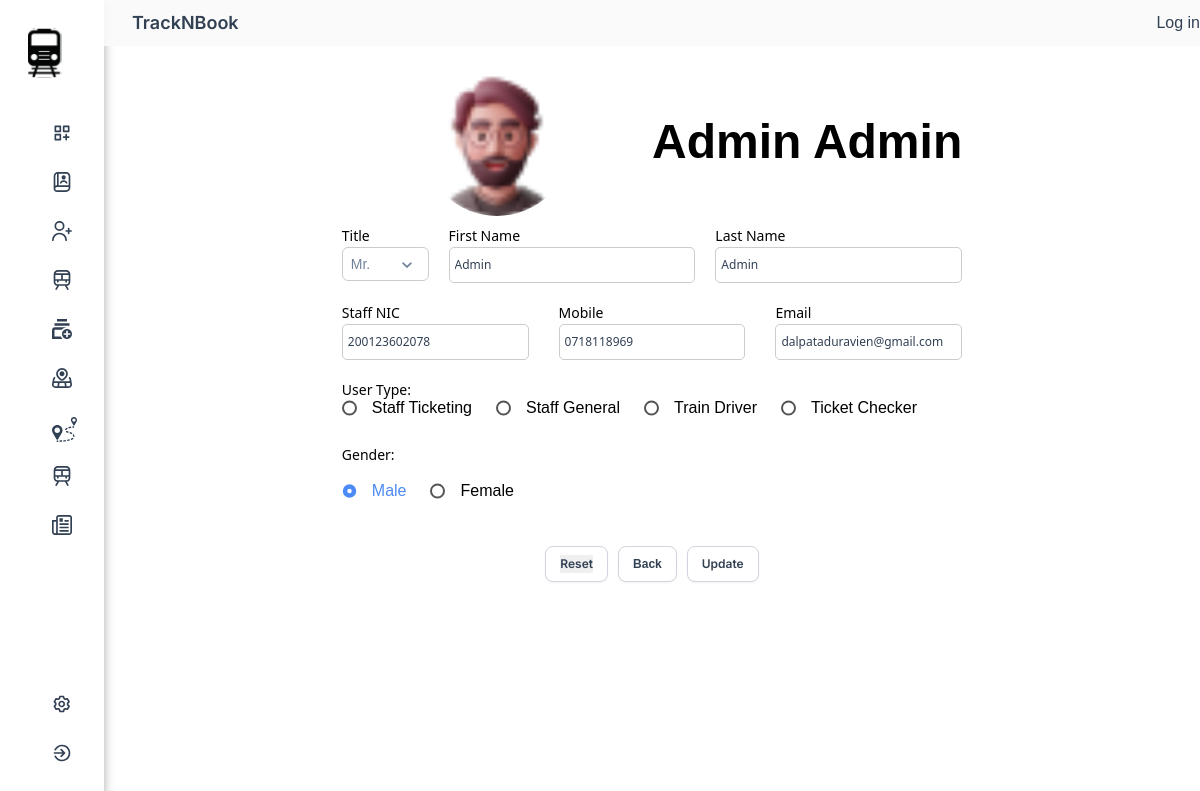
Before: /public/admin/updateUser/2 with the older database file.
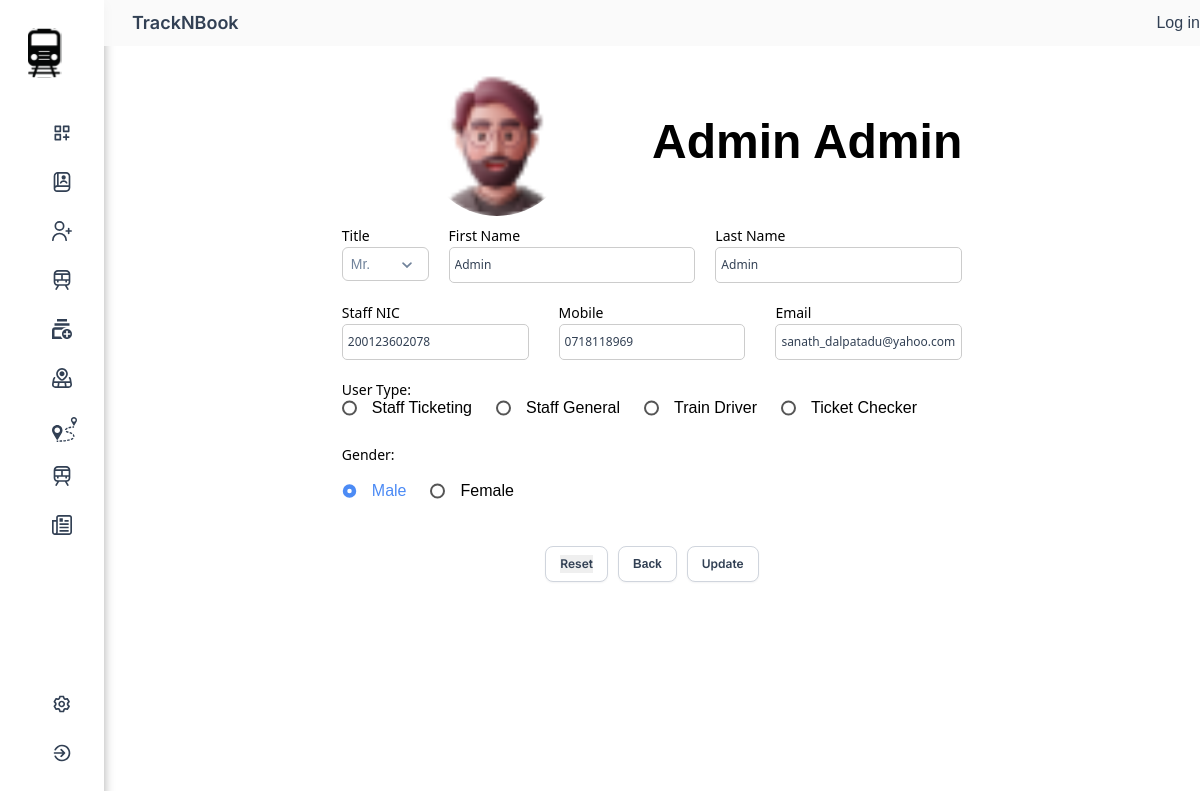
After: the same page with the newer database file.
### tables this page shows
CREATE TABLE `tbl_user` (
  `user_id` int(11) NOT NULL,
  `user_title` varchar(10) NOT NULL,
  `user_first_name` varchar(50) NOT NULL,
  `user_last_name` varchar(50) NOT NULL,
  `user_phone_number` varchar(13) NOT NULL,
  `user_type` varchar(20) NOT NULL,
  `user_gender` varchar(10) NOT NULL,
  `user_email` varchar(50) NOT NULL,
  `user_nic` bigint(20) NOT NULL,
  `user_is_email_verified` tinyint(1) NOT NULL
);

### private/controllers/Admin.php (called while the page is built, shortened)
<?php
class Admin extends Controller
{
    function updateUser($id = '')
    {
        $user = new Users();
        $data = array();
        $data['user'] = $user->whereOne('user_id', $id);
        $this->view('update.user.admin', $data);
    }
}

### private/core/app.php (called while the page is built, shortened)
<?php
class App
{
    protected $method = 'index';
    public function __construct()
    {
        try{
            $URL = $this->getURL();
            if (file_exists("../private/controllers/" . $URL[0] . ".php" )) {
                unset( $URL[0]);
            }
            else {
               echo "<pre>";
                print_r($URL);
                echo "</pre>";
                require("../private/views/error404.view.php");
            }
            $this->controller = new $this->controller();
            if (isset($URL[1]) && method_exists($this->controller, $URL[1]))
            {
                $this->method = ucfirst($URL[1]);
                unset( $URL[1]);
            }
            $URL = array_values($URL);
            $this->params = $URL;
            call_user_func_array(array($this->controller,$this->method), $this->params);
        }
        catch(Exception $e)
        {
            die($e->getMessage());
        }
    }
    private function getURL()
    {
        $url = isset($_GET['url']) ? $_GET['url'] : "home";
        return explode("/",  filter_var(trim($url, "/"), FILTER_SANITIZE_URL));
    }
}
?>

### public/index.php (called while the page is built, shortened)
<?php
$app = new App;
?>

### private/core/database.php (called while the page is built, shortened)
<?php
class Database
{
    protected function connect()
    {
        $string = DBDRIVER . ":host=" . DBHOST . ";dbname=" . DBNAME;
        if (!$con = new PDO($string, DBUSER, DBPASS)) {
            die("database connection faild");
        }
        return $con;
    }
    public function query($query, $data = array(), $data_type = "object")
    {
        try {
            $con = $this->connect();
            $stm = $con->prepare($query);
            if ($stm) {
                $check = $stm->execute($data);
                if ($check) {
                    if ($data_type == "object") {
                        $data = $stm->fetchAll(PDO::FETCH_OBJ);
                    } elseif ($data_type == "array") {
                        $data = $stm->fetchAll(PDO::FETCH_ASSOC);
                    }
                    if (is_array($data) && count($data) > 0) {
                        return $data;
                    }
                }
            }
        } catch (PDOException $e) {
            die($e);
        }
        return false;
    }
}

### private/core/model.php (called while the page is built, shortened)
<?php
class Model extends Database
{
    protected $table;
    public function whereOne($column, $value)
    {
        $column = addslashes($column);
        $query = "select * from $this->table where $column = :value";
        $data = $this->query($query, [
            'value' => $value
        ]);
        if (is_array($data)) {
            $data = $data[0];
        }
        return $data;
    }
}

### private/views/update.user.admin.view.php (the view, shortened to what the rows shown need)
<?php
if(!isset($data['errors'])){
    $data['errors'] = array();
}
?>
<body>
    <div class="column-left">
        <main>
            <div class="container">
                <div class="row">
                    <div class="col-8 center-col table profile">
                        <div class="row mb-10">
                            <div class="col-6">
                                <div class="profile-img d-flex flex-column align-items-center justify-content-center">
                                    <img src="<?= ASSETS ?>images/avatar1.png" alt="profile img">
                                </div>
                            </div>
                            <div class="col-6 d-flex align-items-center">
                                <div class="profile-name">
                                    <h2><?=ucfirst($data['user']->user_first_name) . " " . ucfirst($data['user']->user_last_name) ?></h2>
                                </div>
                            </div>
                        </div>
                        <form action="" method="post" class="profile">
                            <div class="row g-20 mb-20">
                                <div class="col-2">
                                    <div class="text-inputs">
                                        <div class="input-text-label">Title</div>
                                        <div class="width-fill">
                                        </div>
                                    </div>
                                </div>
                                <div class="col-5">
                                    <div class="text-inputs">
                                        <div class="input-text-label">First Name</div>
                                        <div class="input-field">
                                            <div class="text">
                                                <input type="text" class="type-here" placeholder="Type here" name="user_first_name" value="<?=$data['user']->user_first_name?>">
                                            </div>
                                        </div>
                                    </div>
                                </div>
                                <div class="col-5">
                                    <div class="text-inputs">
                                        <div class="input-text-label">Last Name</div>
                                        <div class="input-field">
                                            <div class="text">
                                                <input type="text" class="type-here" placeholder="Type here" name="user_last_name" value="<?=$data['user']->user_last_name?>">
                                            </div>
                                        </div>
                                    </div>
                                </div>
                            </div>
                            <div class="row g-30 mb-20">
                                <div class="col-4">
                                    <div class="text-inputs">
                                        <div class="input-text-label">Staff NIC</div>
                                        <div class="input-field">
                                            <div class="text">
                                                <input type="text" class="type-here" placeholder="Type here" name="user_nic" value="<?=$data['user']->user_nic?>">
                                            </div>
                                        </div>
                                    </div>
                                </div>
                                <div class="col-4">
                                    <div class="text-inputs">
                                        <div class="input-text-label">Mobile</div>
                                        <div class="input-field">
                                            <div class="text">
                                                <input type="text" class="type-here" placeholder="Type here" name="user_phone_number" value="<?=$data['user']->user_phone_number?>">
                                            </div>
                                        </div>
                                    </div>
                                </div>
                                <div class="col-4">
                                    <div class="text-inputs">
                                        <div class="input-text-label">Email</div>
                                        <div class="input-field">
                                            <div class="text">
                                                <input type="text" class="type-here" placeholder="Type here" name="user_email" value="<?=$data['user']->user_email?>">
                                            </div>
                                        </div>
                                    </div>
                                </div>
                            </div>
                            <div class="row">
                                <div class="col-4">
                                    <div class="text-inputs">
                                        <div class="input-text-label">User Type:</div>
                                    </div>
                                </div>
                                <div class="col-12 d-flex justify-content-start">
                                    <div class="radio-buttons-container">
                                        <div class="radio-button">
                                            <label for="radio1" class="radio-button__label <?php echo (array_key_exists('user_type', $data['errors'])) ? 'red' : ''; ?>">
                                                <span class="radio-button__custom"></span>
                                                Staff Ticketing
                                            </label>
                                        </div>
                                        <div class="radio-button">
                                            <label for="radio2" class="radio-button__label <?php echo (array_key_exists('user_type', $data['errors'])) ? 'red' : ''; ?>">
                                                <span class="radio-button__custom"></span>
                                                Staff General
                                            </label>
                                        </div>
                                        <div class="radio-button">
                                            <label for="radio3" class="radio-button__label <?php echo (array_key_exists('user_type', $data['errors'])) ? 'red' : ''; ?>">
                                                <span class="radio-button__custom"></span>
                                                Train Driver
                                            </label>
                                        </div>
                                        <div class="radio-button">
                                            <label for="radio4" class="radio-button__label <?php echo (array_key_exists('user_type', $data['errors'])) ? 'red' : ''; ?>">
                                                <span class="radio-button__custom"></span>
                                                Ticket Checker
                                            </label>
                                        </div>
                                    </div>
                                </div>
                            </div>
                            <br>
                            <div class="row">
                                <div class="col-4">
                                    <div class="text-inputs">
                                        <div class="input-text-label">Gender:</div>
                                    </div><br>
                                </div>
                                <div class="col-12 d-flex justify-content-start">
                                    <div class="radio-buttons-container">
                                        <div class="radio-button">
                                            <label for="radio5" class="radio-button__label <?php echo (array_key_exists('user_gender', $data['errors'])) ? 'red' : ''; ?>">
                                                <span class="radio-button__custom"></span>
                                                Male
                                            </label>
                                        </div>
                                        <div class="radio-button">
                                            <label for="radio6" class="radio-button__label <?php echo (array_key_exists('user_gender', $data['errors'])) ? 'red' : ''; ?>">
                                                <span class="radio-button__custom"></span>
                                                Female
                                            </label>
                                        </div>
                                    </div>
                                </div>
                            </div><br><br>
                            <div class="row">
                                <div class="col-12 d-flex justify-content-center g-10">
                                    <div class="button-base">
                                        <input class="text" type="reset" value="Reset" name="submit">
                                    </div>
                                    <div class="button-base">
                                        <a href="<?= ROOT ?>admin/getusers">Back</a>
                                    </div>
                                    <div class="button-base">
                                        <input class="text" type="submit" value="Update" name="update">
                                    </div>
                                </div>
                            </div>
                        </form>
                    </div>
                </div>
            </div>
        </main>
    </div>
</body>
</html>

Changed rows visible on the page:
changed tbl_user "Admin": user_email "dalpataduravien@gmail.com" → "sanath_dalpatadu@yahoo.com"
